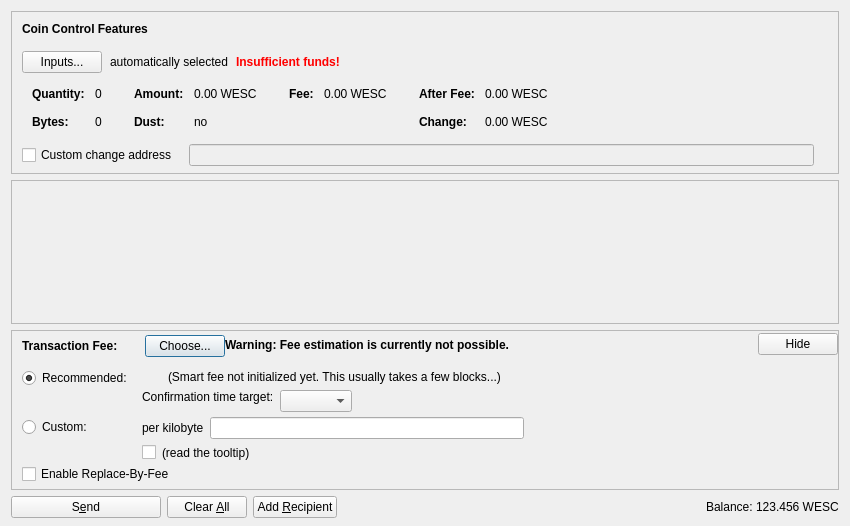
<?xml version="1.0" encoding="UTF-8"?>
<ui version="4.0">
 <class>SendCoinsDialog</class>
 <widget class="QDialog" name="SendCoinsDialog">
  <property name="geometry">
   <rect>
    <x>0</x>
    <y>0</y>
    <width>850</width>
    <height>526</height>
   </rect>
  </property>
  <property name="windowTitle">
   <string>Send Coins</string>
  </property>
  <layout class="QVBoxLayout" name="verticalLayout" stretch="0,1,0,0">
   <property name="bottomMargin">
    <number>8</number>
   </property>
   <item>
    <widget class="QFrame" name="frameCoinControl">
     <property name="sizePolicy">
      <sizepolicy hsizetype="Expanding" vsizetype="Expanding">
       <horstretch>0</horstretch>
       <verstretch>0</verstretch>
      </sizepolicy>
     </property>
     <property name="maximumSize">
      <size>
       <width>16777215</width>
       <height>16777215</height>
      </size>
     </property>
     <property name="frameShape">
      <enum>QFrame::StyledPanel</enum>
     </property>
     <property name="frameShadow">
      <enum>QFrame::Sunken</enum>
     </property>
     <layout class="QVBoxLayout" name="verticalLayoutCoinControl2">
      <property name="spacing">
       <number>0</number>
      </property>
      <property name="leftMargin">
       <number>0</number>
      </property>
      <property name="topMargin">
       <number>0</number>
      </property>
      <property name="rightMargin">
       <number>0</number>
      </property>
      <property name="bottomMargin">
       <number>6</number>
      </property>
      <item>
       <layout class="QVBoxLayout" name="verticalLayoutCoinControl" stretch="0,0,0,0,1">
        <property name="spacing">
         <number>0</number>
        </property>
        <property name="leftMargin">
         <number>10</number>
        </property>
        <property name="topMargin">
         <number>10</number>
        </property>
        <item>
         <layout class="QHBoxLayout" name="horizontalLayoutCoinControl1">
          <property name="bottomMargin">
           <number>15</number>
          </property>
          <item>
           <widget class="QLabel" name="labelCoinControlFeatures">
            <property name="sizePolicy">
             <sizepolicy hsizetype="Preferred" vsizetype="Maximum">
              <horstretch>0</horstretch>
              <verstretch>0</verstretch>
             </sizepolicy>
            </property>
            <property name="font">
             <font>
              <weight>75</weight>
              <bold>true</bold>
             </font>
            </property>
            <property name="styleSheet">
             <string notr="true">font-weight:bold;</string>
            </property>
            <property name="text">
             <string>Coin Control Features</string>
            </property>
           </widget>
          </item>
         </layout>
        </item>
        <item>
         <layout class="QHBoxLayout" name="horizontalLayoutCoinControl2" stretch="0,0,0,0">
          <property name="spacing">
           <number>8</number>
          </property>
          <property name="bottomMargin">
           <number>10</number>
          </property>
          <item>
           <widget class="QPushButton" name="pushButtonCoinControl">
            <property name="styleSheet">
             <string notr="true"/>
            </property>
            <property name="text">
             <string>Inputs...</string>
            </property>
            <property name="autoDefault">
             <bool>false</bool>
            </property>
           </widget>
          </item>
          <item>
           <widget class="QLabel" name="labelCoinControlAutomaticallySelected">
            <property name="text">
             <string>automatically selected</string>
            </property>
            <property name="margin">
             <number>5</number>
            </property>
           </widget>
          </item>
          <item>
           <widget class="QLabel" name="labelCoinControlInsuffFunds">
            <property name="font">
             <font>
              <weight>75</weight>
              <bold>true</bold>
             </font>
            </property>
            <property name="styleSheet">
             <string notr="true">color:red;font-weight:bold;</string>
            </property>
            <property name="text">
             <string>Insufficient funds!</string>
            </property>
            <property name="margin">
             <number>5</number>
            </property>
           </widget>
          </item>
          <item>
           <spacer name="horizontalSpacerCoinControl">
            <property name="orientation">
             <enum>Qt::Horizontal</enum>
            </property>
            <property name="sizeHint" stdset="0">
             <size>
              <width>40</width>
              <height>1</height>
             </size>
            </property>
           </spacer>
          </item>
         </layout>
        </item>
        <item>
         <widget class="QWidget" name="widgetCoinControl" native="true">
          <property name="sizePolicy">
           <sizepolicy hsizetype="Preferred" vsizetype="Preferred">
            <horstretch>0</horstretch>
            <verstretch>0</verstretch>
           </sizepolicy>
          </property>
          <property name="minimumSize">
           <size>
            <width>0</width>
            <height>0</height>
           </size>
          </property>
          <property name="styleSheet">
           <string notr="true"/>
          </property>
          <layout class="QHBoxLayout" name="horizontalLayoutCoinControl5">
           <property name="leftMargin">
            <number>0</number>
           </property>
           <property name="topMargin">
            <number>0</number>
           </property>
           <property name="rightMargin">
            <number>0</number>
           </property>
           <property name="bottomMargin">
            <number>0</number>
           </property>
           <item>
            <layout class="QHBoxLayout" name="horizontalLayoutCoinControl3" stretch="0,0,0,1">
             <property name="spacing">
              <number>20</number>
             </property>
             <property name="topMargin">
              <number>0</number>
             </property>
             <property name="bottomMargin">
              <number>10</number>
             </property>
             <item>
              <layout class="QFormLayout" name="formLayoutCoinControl1">
               <property name="horizontalSpacing">
                <number>10</number>
               </property>
               <property name="verticalSpacing">
                <number>14</number>
               </property>
               <property name="leftMargin">
                <number>10</number>
               </property>
               <property name="topMargin">
                <number>4</number>
               </property>
               <property name="rightMargin">
                <number>6</number>
               </property>
               <item row="0" column="0">
                <widget class="QLabel" name="labelCoinControlQuantityText">
                 <property name="font">
                  <font>
                   <weight>75</weight>
                   <bold>true</bold>
                  </font>
                 </property>
                 <property name="text">
                  <string>Quantity:</string>
                 </property>
                 <property name="margin">
                  <number>0</number>
                 </property>
                </widget>
               </item>
               <item row="0" column="1">
                <widget class="QLabel" name="labelCoinControlQuantity">
                 <property name="cursor">
                  <cursorShape>IBeamCursor</cursorShape>
                 </property>
                 <property name="contextMenuPolicy">
                  <enum>Qt::ActionsContextMenu</enum>
                 </property>
                 <property name="text">
                  <string notr="true">0</string>
                 </property>
                 <property name="margin">
                  <number>0</number>
                 </property>
                 <property name="textInteractionFlags">
                  <set>Qt::LinksAccessibleByMouse|Qt::TextSelectableByKeyboard|Qt::TextSelectableByMouse</set>
                 </property>
                </widget>
               </item>
               <item row="1" column="0">
                <widget class="QLabel" name="labelCoinControlBytesText">
                 <property name="font">
                  <font>
                   <weight>75</weight>
                   <bold>true</bold>
                  </font>
                 </property>
                 <property name="text">
                  <string>Bytes:</string>
                 </property>
                </widget>
               </item>
               <item row="1" column="1">
                <widget class="QLabel" name="labelCoinControlBytes">
                 <property name="cursor">
                  <cursorShape>IBeamCursor</cursorShape>
                 </property>
                 <property name="contextMenuPolicy">
                  <enum>Qt::ActionsContextMenu</enum>
                 </property>
                 <property name="text">
                  <string notr="true">0</string>
                 </property>
                 <property name="textInteractionFlags">
                  <set>Qt::LinksAccessibleByMouse|Qt::TextSelectableByKeyboard|Qt::TextSelectableByMouse</set>
                 </property>
                </widget>
               </item>
              </layout>
             </item>
             <item>
              <layout class="QFormLayout" name="formLayoutCoinControl2">
               <property name="horizontalSpacing">
                <number>10</number>
               </property>
               <property name="verticalSpacing">
                <number>14</number>
               </property>
               <property name="leftMargin">
                <number>6</number>
               </property>
               <property name="topMargin">
                <number>4</number>
               </property>
               <property name="rightMargin">
                <number>6</number>
               </property>
               <item row="0" column="0">
                <widget class="QLabel" name="labelCoinControlAmountText">
                 <property name="font">
                  <font>
                   <weight>75</weight>
                   <bold>true</bold>
                  </font>
                 </property>
                 <property name="text">
                  <string>Amount:</string>
                 </property>
                 <property name="margin">
                  <number>0</number>
                 </property>
                </widget>
               </item>
               <item row="0" column="1">
                <widget class="QLabel" name="labelCoinControlAmount">
                 <property name="cursor">
                  <cursorShape>IBeamCursor</cursorShape>
                 </property>
                 <property name="contextMenuPolicy">
                  <enum>Qt::ActionsContextMenu</enum>
                 </property>
                 <property name="text">
                  <string notr="true">0.00 WESC</string>
                 </property>
                 <property name="textInteractionFlags">
                  <set>Qt::LinksAccessibleByMouse|Qt::TextSelectableByKeyboard|Qt::TextSelectableByMouse</set>
                 </property>
                </widget>
               </item>
               <item row="1" column="0">
                <widget class="QLabel" name="labelCoinControlLowOutputText">
                 <property name="font">
                  <font>
                   <weight>75</weight>
                   <bold>true</bold>
                  </font>
                 </property>
                 <property name="text">
                  <string>Dust:</string>
                 </property>
                </widget>
               </item>
               <item row="1" column="1">
                <widget class="QLabel" name="labelCoinControlLowOutput">
                 <property name="cursor">
                  <cursorShape>IBeamCursor</cursorShape>
                 </property>
                 <property name="contextMenuPolicy">
                  <enum>Qt::ActionsContextMenu</enum>
                 </property>
                 <property name="text">
                  <string notr="true">no</string>
                 </property>
                 <property name="textInteractionFlags">
                  <set>Qt::LinksAccessibleByMouse|Qt::TextSelectableByKeyboard|Qt::TextSelectableByMouse</set>
                 </property>
                </widget>
               </item>
              </layout>
             </item>
             <item>
              <layout class="QFormLayout" name="formLayoutCoinControl3">
               <property name="horizontalSpacing">
                <number>10</number>
               </property>
               <property name="verticalSpacing">
                <number>14</number>
               </property>
               <property name="leftMargin">
                <number>6</number>
               </property>
               <property name="topMargin">
                <number>4</number>
               </property>
               <property name="rightMargin">
                <number>6</number>
               </property>
               <item row="0" column="0">
                <widget class="QLabel" name="labelCoinControlFeeText">
                 <property name="font">
                  <font>
                   <weight>75</weight>
                   <bold>true</bold>
                  </font>
                 </property>
                 <property name="text">
                  <string>Fee:</string>
                 </property>
                 <property name="margin">
                  <number>0</number>
                 </property>
                </widget>
               </item>
               <item row="0" column="1">
                <widget class="QLabel" name="labelCoinControlFee">
                 <property name="cursor">
                  <cursorShape>IBeamCursor</cursorShape>
                 </property>
                 <property name="contextMenuPolicy">
                  <enum>Qt::ActionsContextMenu</enum>
                 </property>
                 <property name="text">
                  <string notr="true">0.00 WESC</string>
                 </property>
                 <property name="textInteractionFlags">
                  <set>Qt::LinksAccessibleByMouse|Qt::TextSelectableByKeyboard|Qt::TextSelectableByMouse</set>
                 </property>
                </widget>
               </item>
              </layout>
             </item>
             <item>
              <layout class="QFormLayout" name="formLayoutCoinControl4">
               <property name="horizontalSpacing">
                <number>10</number>
               </property>
               <property name="verticalSpacing">
                <number>14</number>
               </property>
               <property name="leftMargin">
                <number>6</number>
               </property>
               <property name="topMargin">
                <number>4</number>
               </property>
               <property name="rightMargin">
                <number>6</number>
               </property>
               <item row="0" column="0">
                <widget class="QLabel" name="labelCoinControlAfterFeeText">
                 <property name="font">
                  <font>
                   <weight>75</weight>
                   <bold>true</bold>
                  </font>
                 </property>
                 <property name="text">
                  <string>After Fee:</string>
                 </property>
                 <property name="margin">
                  <number>0</number>
                 </property>
                </widget>
               </item>
               <item row="0" column="1">
                <widget class="QLabel" name="labelCoinControlAfterFee">
                 <property name="cursor">
                  <cursorShape>IBeamCursor</cursorShape>
                 </property>
                 <property name="contextMenuPolicy">
                  <enum>Qt::ActionsContextMenu</enum>
                 </property>
                 <property name="text">
                  <string notr="true">0.00 WESC</string>
                 </property>
                 <property name="textInteractionFlags">
                  <set>Qt::LinksAccessibleByMouse|Qt::TextSelectableByKeyboard|Qt::TextSelectableByMouse</set>
                 </property>
                </widget>
               </item>
               <item row="1" column="0">
                <widget class="QLabel" name="labelCoinControlChangeText">
                 <property name="font">
                  <font>
                   <weight>75</weight>
                   <bold>true</bold>
                  </font>
                 </property>
                 <property name="text">
                  <string>Change:</string>
                 </property>
                </widget>
               </item>
               <item row="1" column="1">
                <widget class="QLabel" name="labelCoinControlChange">
                 <property name="cursor">
                  <cursorShape>IBeamCursor</cursorShape>
                 </property>
                 <property name="contextMenuPolicy">
                  <enum>Qt::ActionsContextMenu</enum>
                 </property>
                 <property name="text">
                  <string notr="true">0.00 WESC</string>
                 </property>
                 <property name="textInteractionFlags">
                  <set>Qt::LinksAccessibleByMouse|Qt::TextSelectableByKeyboard|Qt::TextSelectableByMouse</set>
                 </property>
                </widget>
               </item>
              </layout>
             </item>
            </layout>
           </item>
          </layout>
         </widget>
        </item>
        <item>
         <layout class="QHBoxLayout" name="horizontalLayoutCoinControl4" stretch="0,0,0">
          <property name="spacing">
           <number>12</number>
          </property>
          <property name="sizeConstraint">
           <enum>QLayout::SetDefaultConstraint</enum>
          </property>
          <property name="topMargin">
           <number>5</number>
          </property>
          <property name="rightMargin">
           <number>5</number>
          </property>
          <item>
           <widget class="QCheckBox" name="checkBoxCoinControlChange">
            <property name="toolTip">
             <string>If this is activated, but the change address is empty or invalid, change will be sent to a newly generated address.</string>
            </property>
            <property name="text">
             <string>Custom change address</string>
            </property>
           </widget>
          </item>
          <item>
           <widget class="QValidatedLineEdit" name="lineEditCoinControlChange">
            <property name="enabled">
             <bool>false</bool>
            </property>
            <property name="sizePolicy">
             <sizepolicy hsizetype="Expanding" vsizetype="Fixed">
              <horstretch>0</horstretch>
              <verstretch>0</verstretch>
             </sizepolicy>
            </property>
           </widget>
          </item>
          <item>
           <widget class="QLabel" name="labelCoinControlChangeLabel">
            <property name="sizePolicy">
             <sizepolicy hsizetype="Preferred" vsizetype="Expanding">
              <horstretch>0</horstretch>
              <verstretch>0</verstretch>
             </sizepolicy>
            </property>
            <property name="minimumSize">
             <size>
              <width>0</width>
              <height>0</height>
             </size>
            </property>
            <property name="text">
             <string/>
            </property>
            <property name="margin">
             <number>3</number>
            </property>
           </widget>
          </item>
         </layout>
        </item>
        <item>
         <spacer name="verticalSpacerCoinControl">
          <property name="orientation">
           <enum>Qt::Vertical</enum>
          </property>
          <property name="sizeHint" stdset="0">
           <size>
            <width>800</width>
            <height>1</height>
           </size>
          </property>
         </spacer>
        </item>
       </layout>
      </item>
     </layout>
    </widget>
   </item>
   <item>
    <widget class="QScrollArea" name="scrollArea">
     <property name="widgetResizable">
      <bool>true</bool>
     </property>
     <widget class="QWidget" name="scrollAreaWidgetContents">
      <property name="geometry">
       <rect>
        <x>0</x>
        <y>0</y>
        <width>830</width>
        <height>104</height>
       </rect>
      </property>
      <layout class="QVBoxLayout" name="verticalLayout_2" stretch="0,1">
       <property name="leftMargin">
        <number>0</number>
       </property>
       <property name="topMargin">
        <number>0</number>
       </property>
       <property name="rightMargin">
        <number>0</number>
       </property>
       <property name="bottomMargin">
        <number>0</number>
       </property>
       <item>
        <layout class="QVBoxLayout" name="entries">
         <property name="spacing">
          <number>6</number>
         </property>
        </layout>
       </item>
       <item>
        <spacer name="verticalSpacer">
         <property name="orientation">
          <enum>Qt::Vertical</enum>
         </property>
         <property name="sizeHint" stdset="0">
          <size>
           <width>20</width>
           <height>40</height>
          </size>
         </property>
        </spacer>
       </item>
      </layout>
     </widget>
    </widget>
   </item>
   <item>
    <widget class="QFrame" name="frameFee">
     <property name="sizePolicy">
      <sizepolicy hsizetype="Expanding" vsizetype="Expanding">
       <horstretch>0</horstretch>
       <verstretch>0</verstretch>
      </sizepolicy>
     </property>
     <property name="maximumSize">
      <size>
       <width>16777215</width>
       <height>16777215</height>
      </size>
     </property>
     <property name="frameShape">
      <enum>QFrame::StyledPanel</enum>
     </property>
     <property name="frameShadow">
      <enum>QFrame::Sunken</enum>
     </property>
     <layout class="QVBoxLayout" name="verticalLayoutFee1">
      <property name="spacing">
       <number>0</number>
      </property>
      <property name="leftMargin">
       <number>0</number>
      </property>
      <property name="topMargin">
       <number>0</number>
      </property>
      <property name="rightMargin">
       <number>0</number>
      </property>
      <property name="bottomMargin">
       <number>0</number>
      </property>
      <item>
       <layout class="QVBoxLayout" name="verticalLayoutFee2" stretch="0,0,0">
        <property name="spacing">
         <number>0</number>
        </property>
        <property name="leftMargin">
         <number>10</number>
        </property>
        <property name="topMargin">
         <number>0</number>
        </property>
        <item>
         <layout class="QHBoxLayout" name="horizontalLayoutFee1">
          <property name="bottomMargin">
           <number>0</number>
          </property>
          <item>
           <layout class="QVBoxLayout" name="verticalLayoutFee7">
            <property name="spacing">
             <number>0</number>
            </property>
            <item>
             <spacer name="verticalSpacerSmartFee">
              <property name="orientation">
               <enum>Qt::Vertical</enum>
              </property>
              <property name="sizeType">
               <enum>QSizePolicy::Fixed</enum>
              </property>
              <property name="sizeHint" stdset="0">
               <size>
                <width>1</width>
                <height>4</height>
               </size>
              </property>
             </spacer>
            </item>
            <item>
             <layout class="QHBoxLayout" name="horizontalLayoutSmartFee">
              <property name="spacing">
               <number>10</number>
              </property>
              <item>
               <widget class="QLabel" name="labelFeeHeadline">
                <property name="sizePolicy">
                 <sizepolicy hsizetype="Preferred" vsizetype="Maximum">
                  <horstretch>0</horstretch>
                  <verstretch>0</verstretch>
                 </sizepolicy>
                </property>
                <property name="font">
                 <font>
                  <weight>75</weight>
                  <bold>true</bold>
                 </font>
                </property>
                <property name="styleSheet">
                 <string notr="true">font-weight:bold;</string>
                </property>
                <property name="text">
                 <string>Transaction Fee:</string>
                </property>
               </widget>
              </item>
              <item>
               <widget class="QLabel" name="labelFeeMinimized">
                <property name="text">
                 <string/>
                </property>
               </widget>
              </item>
              <item>
               <widget class="QPushButton" name="buttonChooseFee">
                <property name="text">
                 <string>Choose...</string>
                </property>
               </widget>
              </item>
             </layout>
            </item>
            <item>
             <spacer name="verticalSpacer_5">
              <property name="orientation">
               <enum>Qt::Vertical</enum>
              </property>
              <property name="sizeHint" stdset="0">
               <size>
                <width>1</width>
                <height>1</height>
               </size>
              </property>
             </spacer>
            </item>
           </layout>
          </item>
          <item>
           <widget class="QLabel" name="fallbackFeeWarningLabel">
            <property name="toolTip">
             <string>Using the fallbackfee can result in sending a transaction that will take several hours or days (or never) to confirm. Consider choosing your fee manually or wait until you have validated the complete chain.</string>
            </property>
            <property name="font">
            <font>
                <weight>75</weight>
                <bold>true</bold>
            </font>
            </property>
            <property name="text">
             <string>Warning: Fee estimation is currently not possible.</string>
            </property>
            <property name="wordWrap">
             <bool>false</bool>
            </property>
           </widget>
          </item>
          <item>
           <spacer name="horizontalSpacer_4">
            <property name="orientation">
             <enum>Qt::Horizontal</enum>
            </property>
            <property name="sizeType">
             <enum>QSizePolicy::MinimumExpanding</enum>
            </property>
            <property name="sizeHint" stdset="0">
             <size>
              <width>40</width>
              <height>20</height>
             </size>
            </property>
           </spacer>
          </item>
          <item>
           <widget class="QPushButton" name="buttonMinimizeFee">
            <property name="toolTip">
             <string>collapse fee-settings</string>
            </property>
            <property name="text">
             <string>Hide</string>
            </property>
           </widget>
          </item>
         </layout>
        </item>
        <item>
         <widget class="QFrame" name="frameFeeSelection">
          <layout class="QVBoxLayout" name="verticalLayoutFee12">
           <property name="spacing">
            <number>0</number>
           </property>
           <property name="leftMargin">
            <number>0</number>
           </property>
           <property name="topMargin">
            <number>0</number>
           </property>
           <property name="rightMargin">
            <number>0</number>
           </property>
           <property name="bottomMargin">
            <number>0</number>
           </property>
           <item>
            <layout class="QGridLayout" name="gridLayoutFee">
             <property name="topMargin">
              <number>10</number>
             </property>
             <property name="bottomMargin">
              <number>4</number>
             </property>
             <property name="horizontalSpacing">
              <number>10</number>
             </property>
             <property name="verticalSpacing">
              <number>4</number>
             </property>
             <item row="1" column="1">
              <layout class="QVBoxLayout" name="verticalLayoutFee8">
               <property name="spacing">
                <number>6</number>
               </property>
               <item>
                <layout class="QHBoxLayout" name="horizontalLayoutFee13">
                 <item>
                  <widget class="QLabel" name="labelCustomPerKilobyte">
                   <property name="toolTip">
                    <string>Specify a custom fee per kB (1,000 bytes) of the transaction's virtual size.

Note:  Since the fee is calculated on a per-byte basis, a fee of "100 satoshis per kB" for a transaction size of 500 bytes (half of 1 kB) would ultimately yield a fee of only 50 satoshis.</string>
                   </property>
                   <property name="text">
                    <string>per kilobyte</string>
                   </property>
                  </widget>
                 </item>
                 <item>
                  <widget class="WescoinAmountField" name="customFee"/>
                 </item>
                 <item>
                  <spacer name="horizontalSpacer_6">
                   <property name="orientation">
                    <enum>Qt::Horizontal</enum>
                   </property>
                   <property name="sizeHint" stdset="0">
                    <size>
                     <width>1</width>
                     <height>1</height>
                    </size>
                   </property>
                  </spacer>
                 </item>
                </layout>
               </item>
               <item>
                <layout class="QHBoxLayout" name="horizontalLayoutFee8">
                 <item>
                  <widget class="QCheckBox" name="checkBoxMinimumFee">
                   <property name="toolTip">
                    <string>Paying only the minimum fee is just fine as long as there is less transaction volume than space in the blocks. But be aware that this can end up in a never confirming transaction once there is more demand for wescoin transactions than the network can process.</string>
                   </property>
                   <property name="text">
                    <string/>
                   </property>
                  </widget>
                 </item>
                 <item>
                  <widget class="QLabel" name="labelMinFeeWarning">
                   <property name="enabled">
                    <bool>true</bool>
                   </property>
                   <property name="toolTip">
                    <string>Paying only the minimum fee is just fine as long as there is less transaction volume than space in the blocks. But be aware that this can end up in a never confirming transaction once there is more demand for wescoin transactions than the network can process.</string>
                   </property>
                   <property name="text">
                    <string>(read the tooltip)</string>
                   </property>
                   <property name="margin">
                    <number>5</number>
                   </property>
                  </widget>
                 </item>
                 <item>
                  <spacer name="horizontalSpacer_2">
                   <property name="orientation">
                    <enum>Qt::Horizontal</enum>
                   </property>
                   <property name="sizeHint" stdset="0">
                    <size>
                     <width>1</width>
                     <height>1</height>
                    </size>
                   </property>
                  </spacer>
                 </item>
                </layout>
               </item>
              </layout>
             </item>
             <item row="0" column="0">
              <layout class="QVBoxLayout" name="verticalLayoutFee4" stretch="0,1">
               <item>
                <widget class="QRadioButton" name="radioSmartFee">
                 <property name="text">
                  <string>Recommended:</string>
                 </property>
                 <property name="checked">
                  <bool>true</bool>
                 </property>
                 <attribute name="buttonGroup">
                  <string notr="true">groupFee</string>
                 </attribute>
                </widget>
               </item>
               <item>
                <spacer name="verticalSpacer_2">
                 <property name="orientation">
                  <enum>Qt::Vertical</enum>
                 </property>
                 <property name="sizeHint" stdset="0">
                  <size>
                   <width>1</width>
                   <height>1</height>
                  </size>
                 </property>
                </spacer>
               </item>
              </layout>
             </item>
             <item row="1" column="0">
              <layout class="QVBoxLayout" name="verticalLayoutFee9" stretch="0,1">
               <item>
                <widget class="QRadioButton" name="radioCustomFee">
                 <property name="text">
                  <string>Custom:</string>
                 </property>
                 <attribute name="buttonGroup">
                  <string notr="true">groupFee</string>
                 </attribute>
                </widget>
               </item>
               <item>
                <spacer name="verticalSpacer_6">
                 <property name="orientation">
                  <enum>Qt::Vertical</enum>
                 </property>
                 <property name="sizeHint" stdset="0">
                  <size>
                   <width>1</width>
                   <height>1</height>
                  </size>
                 </property>
                </spacer>
               </item>
              </layout>
             </item>
             <item row="0" column="1">
              <layout class="QVBoxLayout" name="verticalLayoutFee3" stretch="0,0,1">
               <property name="spacing">
                <number>6</number>
               </property>
               <property name="topMargin">
                <number>2</number>
               </property>
               <item>
                <layout class="QHBoxLayout" name="horizontalLayoutFee12">
                 <item>
                  <widget class="QLabel" name="labelSmartFee">
                   <property name="text">
                    <string/>
                   </property>
                   <property name="margin">
                    <number>2</number>
                   </property>
                  </widget>
                 </item>
                 <item>
                  <widget class="QLabel" name="labelFeeEstimation">
                   <property name="text">
                    <string/>
                   </property>
                  </widget>
                 </item>
                 <item>
                  <widget class="QLabel" name="labelSmartFee2">
                   <property name="text">
                    <string>(Smart fee not initialized yet. This usually takes a few blocks...)</string>
                   </property>
                   <property name="margin">
                    <number>2</number>
                   </property>
                  </widget>
                 </item>
                 <item>
                  <spacer name="horizontalSpacer_5">
                   <property name="orientation">
                    <enum>Qt::Horizontal</enum>
                   </property>
                   <property name="sizeHint" stdset="0">
                    <size>
                     <width>1</width>
                     <height>1</height>
                    </size>
                   </property>
                  </spacer>
                 </item>
                </layout>
               </item>
               <item>
                <layout class="QHBoxLayout" name="horizontalLayoutFee9">
                 <item>
                  <layout class="QVBoxLayout" name="verticalLayoutFee6">
                   <item>
                    <widget class="QLabel" name="labelSmartFee3">
                     <property name="text">
                      <string>Confirmation time target:</string>
                     </property>
                     <property name="margin">
                      <number>2</number>
                     </property>
                    </widget>
                   </item>
                   <item>
                    <spacer name="verticalSpacer_3">
                     <property name="orientation">
                      <enum>Qt::Vertical</enum>
                     </property>
                     <property name="sizeHint" stdset="0">
                      <size>
                       <width>1</width>
                       <height>1</height>
                      </size>
                     </property>
                    </spacer>
                   </item>
                  </layout>
                 </item>
                 <item>
                  <layout class="QVBoxLayout" name="verticalLayoutFee5">
                   <property name="rightMargin">
                    <number>30</number>
                   </property>
                   <item>
                    <layout class="QHBoxLayout" name="horizontalLayoutConfTarget">
                     <property name="bottomMargin">
                      <number>0</number>
                     </property>
                     <item>
                      <widget class="QComboBox" name="confTargetSelector"/>
                     </item>
                     <item>
                      <spacer name="horizontalSpacerConfTarget">
                       <property name="orientation">
                        <enum>Qt::Horizontal</enum>
                       </property>
                       <property name="sizeHint" stdset="0">
                        <size>
                         <width>40</width>
                         <height>20</height>
                        </size>
                       </property>
                      </spacer>
                     </item>
                    </layout>
                   </item>
                  </layout>
                 </item>
                </layout>
               </item>
               <item>
                <spacer name="verticalSpacer_4">
                 <property name="orientation">
                  <enum>Qt::Vertical</enum>
                 </property>
                 <property name="sizeHint" stdset="0">
                  <size>
                   <width>1</width>
                   <height>1</height>
                  </size>
                 </property>
                </spacer>
               </item>
              </layout>
             </item>
            </layout>
           </item>
           <item>
            <widget class="QCheckBox" name="optInRBF">
             <property name="text">
              <string>Enable Replace-By-Fee</string>
             </property>
             <property name="toolTip">
              <string>With Replace-By-Fee (BIP-125) you can increase a transaction's fee after it is sent. Without this, a higher fee may be recommended to compensate for increased transaction delay risk.</string>
             </property>
            </widget>
           </item>
          </layout>
         </widget>
        </item>
        <item>
         <spacer name="verticalSpacerFee">
          <property name="orientation">
           <enum>Qt::Vertical</enum>
          </property>
          <property name="sizeHint" stdset="0">
           <size>
            <width>40</width>
            <height>5</height>
           </size>
          </property>
         </spacer>
        </item>
       </layout>
      </item>
     </layout>
    </widget>
   </item>
   <item>
    <layout class="QHBoxLayout" name="horizontalLayout">
     <item>
      <widget class="QPushButton" name="sendButton">
       <property name="minimumSize">
        <size>
         <width>150</width>
         <height>0</height>
        </size>
       </property>
       <property name="toolTip">
        <string>Confirm the send action</string>
       </property>
       <property name="text">
        <string>S&amp;end</string>
       </property>
       <property name="icon">
        <iconset resource="../wescoin.qrc">
         <normaloff>:/icons/send</normaloff>:/icons/send</iconset>
       </property>
       <property name="autoDefault">
        <bool>false</bool>
       </property>
       <property name="default">
        <bool>false</bool>
       </property>
      </widget>
     </item>
     <item>
      <widget class="QPushButton" name="clearButton">
       <property name="sizePolicy">
        <sizepolicy hsizetype="Minimum" vsizetype="Fixed">
         <horstretch>0</horstretch>
         <verstretch>0</verstretch>
        </sizepolicy>
       </property>
       <property name="toolTip">
        <string>Clear all fields of the form.</string>
       </property>
       <property name="text">
        <string>Clear &amp;All</string>
       </property>
       <property name="icon">
        <iconset resource="../wescoin.qrc">
         <normaloff>:/icons/remove</normaloff>:/icons/remove</iconset>
       </property>
       <property name="autoDefault">
        <bool>false</bool>
       </property>
      </widget>
     </item>
     <item>
      <widget class="QPushButton" name="addButton">
       <property name="toolTip">
        <string>Send to multiple recipients at once</string>
       </property>
       <property name="text">
        <string>Add &amp;Recipient</string>
       </property>
       <property name="icon">
        <iconset resource="../wescoin.qrc">
         <normaloff>:/icons/add</normaloff>:/icons/add</iconset>
       </property>
       <property name="autoDefault">
        <bool>false</bool>
       </property>
      </widget>
     </item>
     <item>
      <spacer name="horizontalSpacer">
       <property name="orientation">
        <enum>Qt::Horizontal</enum>
       </property>
       <property name="sizeHint" stdset="0">
        <size>
         <width>40</width>
         <height>20</height>
        </size>
       </property>
      </spacer>
     </item>
     <item>
      <layout class="QHBoxLayout" name="horizontalLayout_2">
       <property name="spacing">
        <number>3</number>
       </property>
       <item>
        <widget class="QLabel" name="label">
         <property name="sizePolicy">
          <sizepolicy hsizetype="Preferred" vsizetype="Fixed">
           <horstretch>0</horstretch>
           <verstretch>0</verstretch>
          </sizepolicy>
         </property>
         <property name="text">
          <string>Balance:</string>
         </property>
        </widget>
       </item>
       <item>
        <widget class="QLabel" name="labelBalance">
         <property name="sizePolicy">
          <sizepolicy hsizetype="Preferred" vsizetype="Fixed">
           <horstretch>0</horstretch>
           <verstretch>0</verstretch>
          </sizepolicy>
         </property>
         <property name="cursor">
          <cursorShape>IBeamCursor</cursorShape>
         </property>
         <property name="text">
          <string notr="true">123.456 WESC</string>
         </property>
         <property name="textInteractionFlags">
          <set>Qt::LinksAccessibleByMouse|Qt::TextSelectableByKeyboard|Qt::TextSelectableByMouse</set>
         </property>
        </widget>
       </item>
      </layout>
     </item>
    </layout>
   </item>
  </layout>
 </widget>
 <customwidgets>
  <customwidget>
   <class>QValidatedLineEdit</class>
   <extends>QLineEdit</extends>
   <header>qt/qvalidatedlineedit.h</header>
  </customwidget>
  <customwidget>
   <class>WescoinAmountField</class>
   <extends>QLineEdit</extends>
   <header>qt/wescoinamountfield.h</header>
   <container>1</container>
  </customwidget>
 </customwidgets>
 <resources>
  <include location="../wescoin.qrc"/>
 </resources>
 <connections/>
 <buttongroups>
  <buttongroup name="groupFee"/>
 </buttongroups>
</ui>
